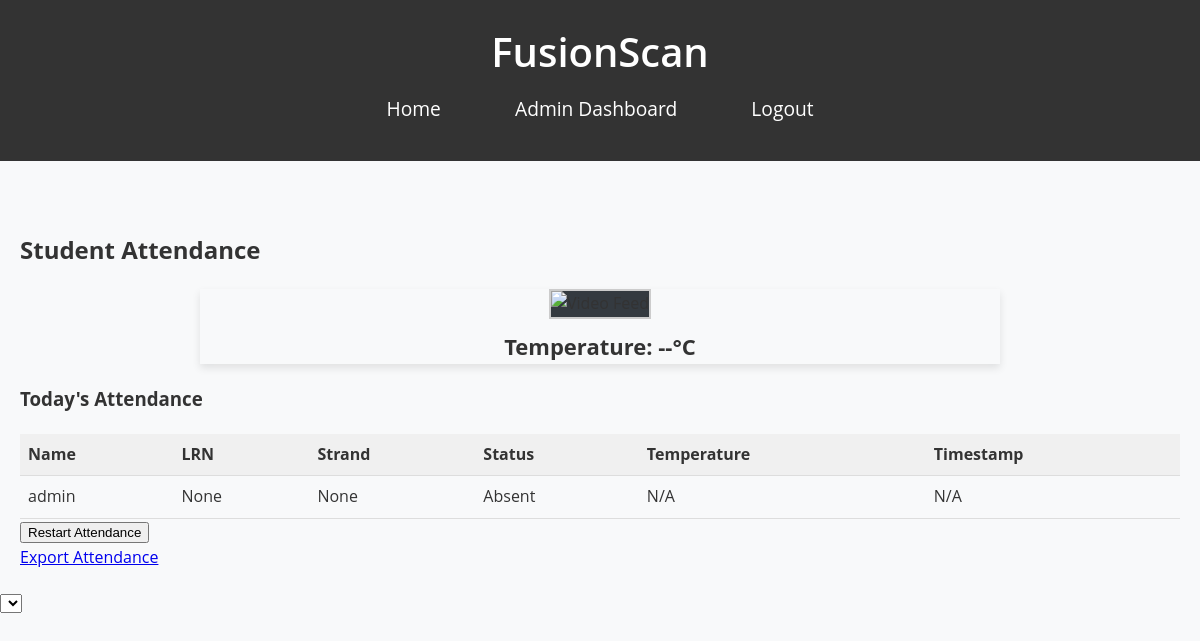
Page / (signed in) on the earlier database version.
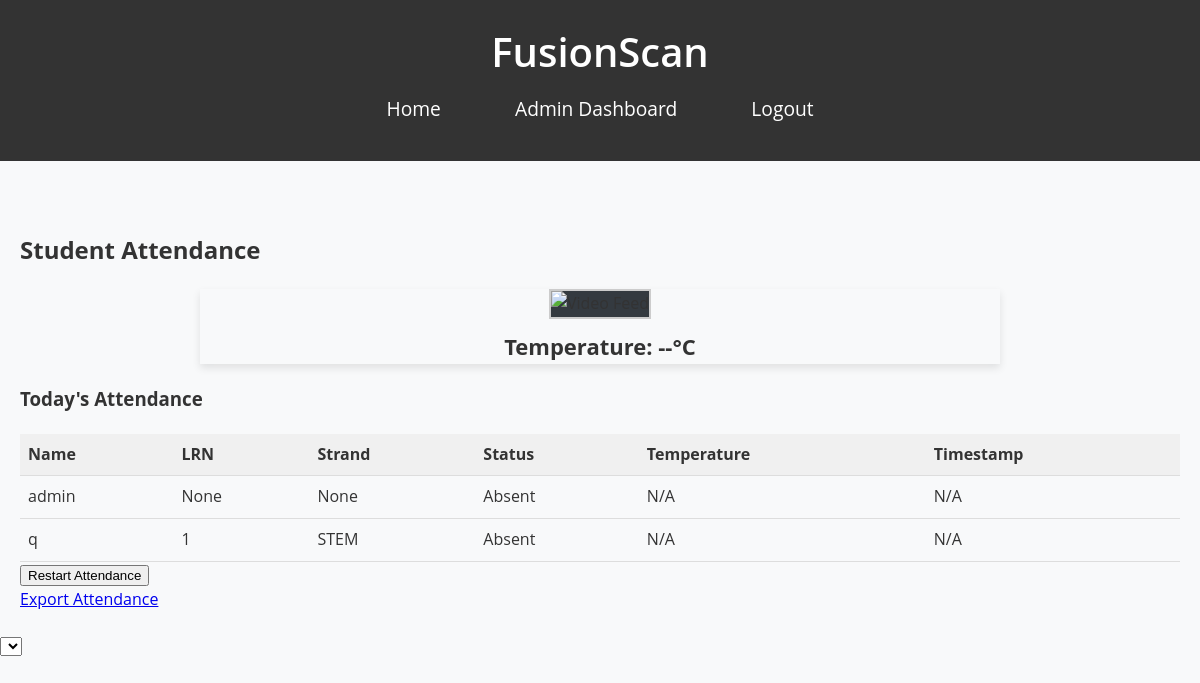
Same page on the later database version.
### app/models.py (models this page shows, shortened)
class User(UserMixin, db.Model):
    id = db.Column(db.Integer, primary_key=True)
    is_admin = db.Column(db.Boolean, default=False)
    username = db.Column(db.String(64), index=True, unique=True)
    email = db.Column(db.String(120), index=True, unique=True)
    password_hash = db.Column(db.String(128))
    student_lrn = db.Column(db.String(12), unique=True)
    strand = db.Column(db.String(64))
    face_encodings = db.Column(db.LargeBinary)
    attendances = db.relationship('Attendance', backref='user', lazy='dynamic')

### app/routes/main.py (the view)
@main_bp.route('/')
@login_required
def index():
    users = User.query.all()
    attendance_data = []
    for user in users:
        attendance_record = Attendance.query.filter_by(user_id=user.id).order_by(Attendance.timestamp.desc()).first()
        attendance_data.append({
            'user': user,
            'attendance': attendance_record
        })
    return render_template('index.html', attendance_data=attendance_data)

### app/models.py (called while the page is built)
@login.user_loader
def load_user(id):
    return User.query.get(int(id))

### app/templates/index.html (shortened to what this page needs)
{% extends "base.html" %}
{% block content %}
    <h2>Student Attendance</h2>
    <div class="video-container">
        <img src="{{ url_for('main.video_feed') }}" class="video-feed" alt="Video Feed">
        <div id="temperatureDisplay">Temperature: --°C</div>
    </div>
    <h3>Today's Attendance</h3>
    <table>
        <thead>
            <tr>
                <th>Name</th>
                <th>LRN</th>
                <th>Strand</th>
                <th>Status</th>
                <th>Temperature</th>
                <th>Timestamp</th>
            </tr>
        </thead>
        <tbody>
            {% for data in attendance_data %}
                <tr>
                    <td>{{ data.user.username }}</td>
                    <td>{{ data.user.student_lrn if data.user.student_lrn else 'None' }}</td>
                    <td>{{ data.user.strand }}</td>
                    <td>
                        {% if data.attendance %}
                            {{ data.attendance.status }}
                        {% else %}
                            Absent
                        {% endif %}
                    </td>
                    <td>
                        {% if data.attendance %}
                            {{ data.attendance.temperature }}°C
                        {% else %}
                            N/A
                        {% endif %}
                    </td>
                    <td>
                        {% if data.attendance %}
                            {{ data.attendance.timestamp.strftime('%Y-%m-%d %H:%M:%S') }}
                        {% else %}
                            N/A
                        {% endif %}
                    </td>
                </tr>
            {% endfor %}
        </tbody>
    </table>
    {% if current_user.is_admin %}
        <form action="{{ url_for('main.restart_attendance') }}" method="post">
            <button type="submit">Restart Attendance</button>
        </form>
        <a href="{{ url_for('main.export_attendance') }}">Export Attendance</a>
    {% endif %}
{% endblock %}

Differences in the rows shown:
added User: user.username "q", user "1", user.strand "STEM"
Other differences:
new list line: "Absent N/A N/A"
